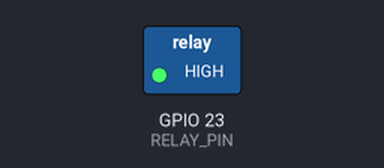
Bench run of a sketch on a simulated ESP32. On the bench: switched loads named in the sketch (green lamp = pin HIGH).

Above: at 1.0 s.
At 3.0 s:
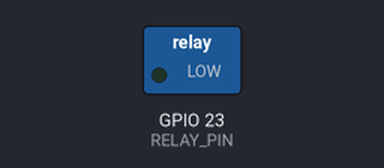
Timing chart, 0 to 5.2 s (numbered marks = the images above):
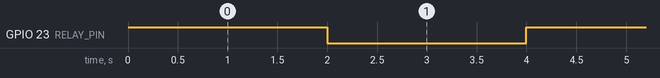

The sketch:

Relay.ino
```cpp
const int RELAY_PIN = 23;

void setup() {
  pinMode(RELAY_PIN, OUTPUT);
}

void loop() {
  digitalWrite(RELAY_PIN, HIGH);
  delay(2000);
  digitalWrite(RELAY_PIN, LOW);
  delay(2000);
}
```

Measured:
- by itself, GPIO 23 (RELAY_PIN): alternates HIGH for 2.0 s and LOW for 2.0 s
